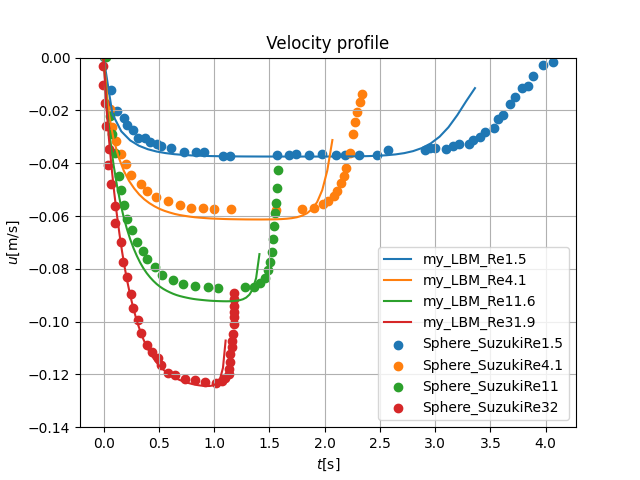

The script that saved this image:
import matplotlib.pyplot as plt
import csv
import numpy as np

def read_csv(csv_file,plot_flag):
    xarray = [] ; yarray = []
    f = csv.reader(open(csv_file+".csv", 'r'), delimiter=',', doublequote=True, lineterminator='\r\n',
                   quotechar='"', skipinitialspace=True)
    for row in f:
        if row[0] != 'x_H':
            yarray.append(float(row[1]))
            xarray.append(float(row[0]))
    if plot_flag=="plot" :
        plt.plot(xarray, yarray, label=csv_file)
    elif plot_flag=="scatter" :
        plt.scatter(xarray, yarray, label=csv_file)


plt.figure()
plt.title(" Velocity profile ")
plt.ylabel(r'$u$[m/s]')
plt.xlabel(r'$t$[s]')
plt.grid()
plt.ylim(-0.14, 0.0)

read_csv("my_LBM_Re1.5","plot")
read_csv("my_LBM_Re4.1","plot")
read_csv("my_LBM_Re11.6","plot")
read_csv("my_LBM_Re31.9","plot")
read_csv("Sphere_SuzukiRe1.5","scatter") 
read_csv("Sphere_SuzukiRe4.1","scatter") 
read_csv("Sphere_SuzukiRe11","scatter") 
read_csv("Sphere_SuzukiRe32","scatter") 
plt.legend()

plt.savefig("x_H.png")

# x_H    = [] ; y_H    = []
# x_Href = [] ; y_Href = []
# read_csv(x_H,y_H,"x_theta")
# read_csv(x_Href,y_Href,"Suzuki_1.1theta")
# make_figure(x_H,y_H,x_Href,y_Href, "x_theta", -30, 50) #

